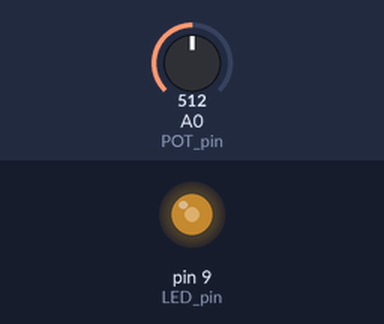
Recording of a sketch running on a simulated Arduino Uno, built with avr-gcc and run on an emulated ATmega328P. On the bench: output pins drawn as LEDs (lit = HIGH). Inputs (shaded band) come from the test bench; at power-on: A0 (POT_pin) = 512.

Above: at 1.2 s.
1.3 s: A0 (POT_pin) set to 716
At 2.2 s:
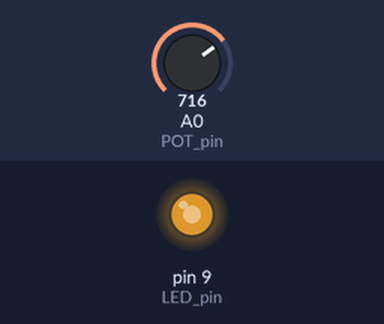
2.8 s: A0 (POT_pin) set to 900
At 3.3 s:
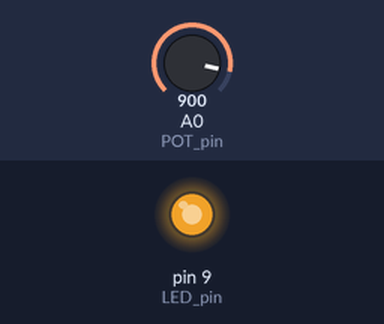
4.3 s: A0 (POT_pin) set to 122
At 5.5 s:
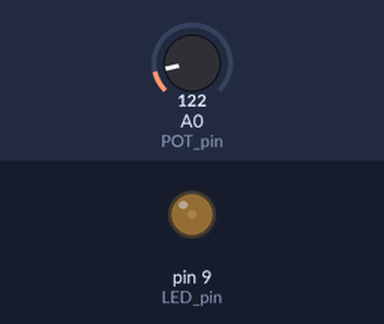
5.8 s: A0 (POT_pin) set to 0
At 6.8 s:
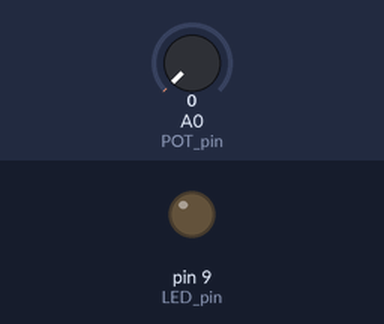
7.3 s: A0 (POT_pin) set to 511
At 8.0 s:
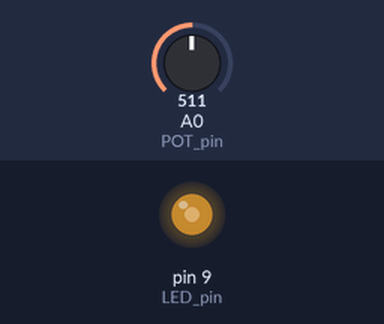
Timing chart, 0 to 9.8 s (numbered marks = the images above; inputs shaded):
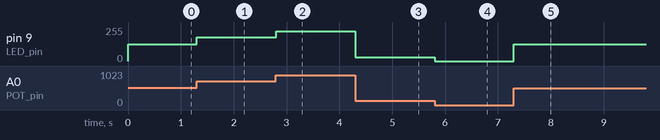

The sketch:

LED_dimmer.ino
```cpp
/* Simple voltage meter by Bryan
Github: https://github.com/bryan6970

How to use:
- Follow the wiring in the README.
- Use a resistor of 130Ω or higher, although the closer the better.

Troubleshooting:
- Try fliping your LED. The longer lead should be connected to the Red wire, or + ive terminal

*/

const int LED_pin = 9;  //pin 9 has PWM funtion
const int POT_pin = A0; //pin A0 to read analog input


int value;

void setup(){
    Serial.begin(9600);

    pinMode(LED_pin, OUTPUT);

}


void loop(){
    value = analogRead(POT_pin);          //Read and save analog value from potentiometer
    value = map(value, 0, 1023, 0, 255); //Map value 0-1023 to 0-255 (PWM)
    analogWrite(LED_pin, value);          //Send PWM value to led

}
```

Measured:
- after the input at 1.3 s, pin 9 (LED_pin): 127/255 → 178/255 at once
- after the input at 2.8 s, pin 9 (LED_pin): 178/255 → 224/255 at once
- after the input at 4.3 s, pin 9 (LED_pin): 224/255 → 30/255 at once
- after the input at 5.8 s, pin 9 (LED_pin): 30/255 → 0/255 at once
- after the input at 7.3 s, pin 9 (LED_pin): 0/255 → 127/255 at once
